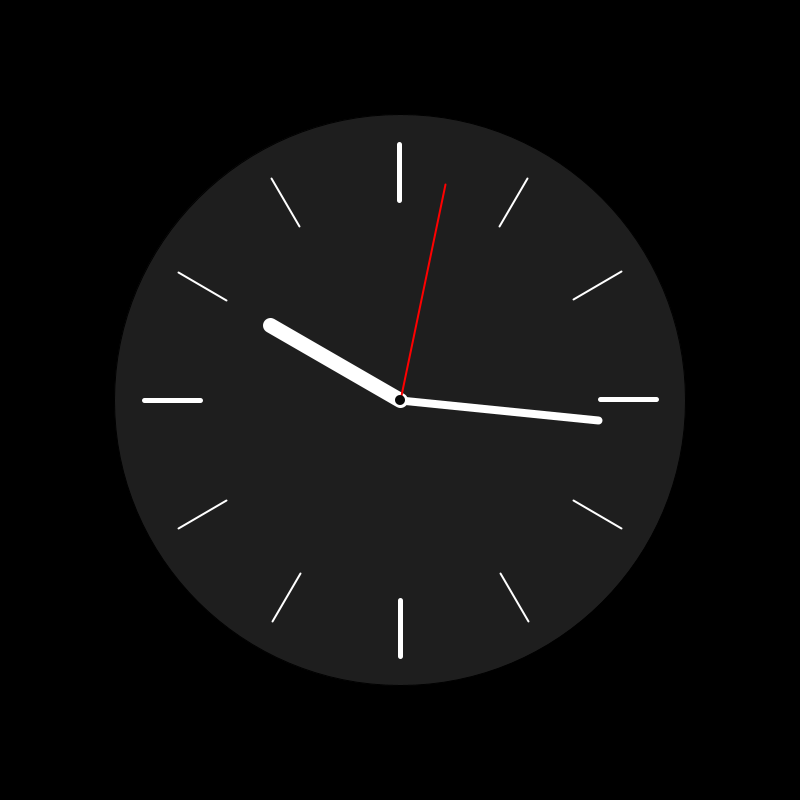
Frame 1 (no input)
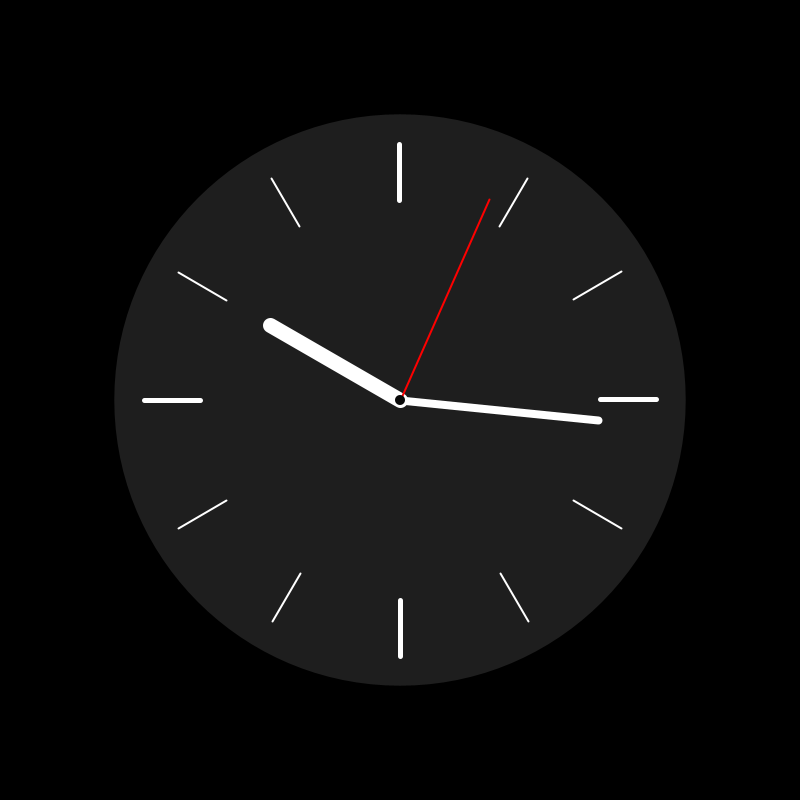
Frame 60 (the mouse pressed at the canvas centre just before this capture)
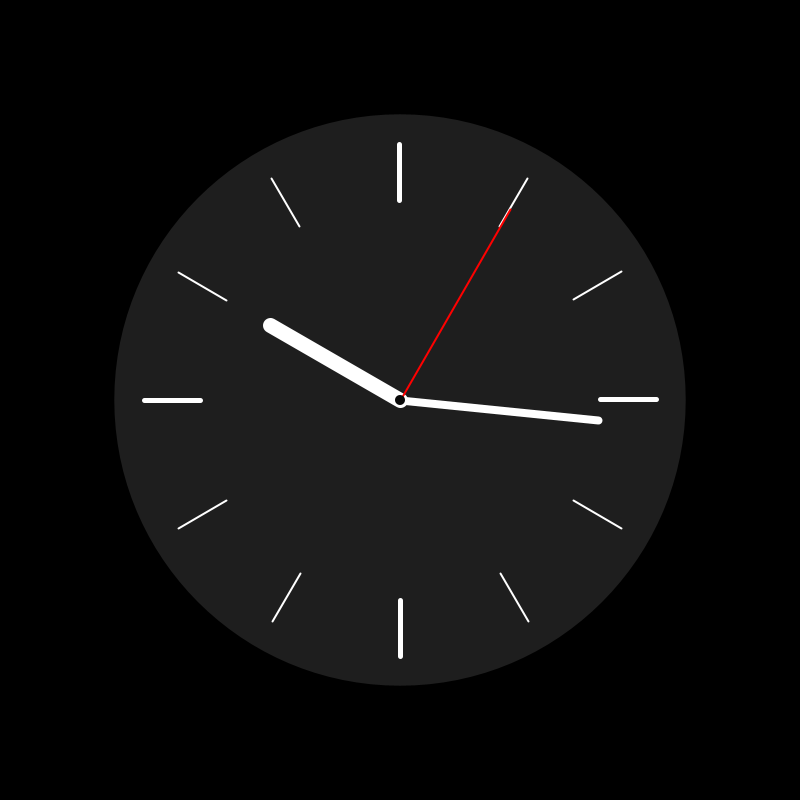
Frame 120 (the mouse held since frame 60 and released just before this capture)

The Processing sketch that drew these frames (run headless with seeded random() and noise(); from frame 60 on, the mouse is pressed at the canvas centre):

// Processing sketch: Reloj_3
// ── Reloj_3.pde
/*
ESTE PROGRAMA CREA EN PANTALLA UN RELOJ ANALOGICO.
*/

// Declaración de variables de tipo punto flotante
float
horas = 0.0,
minutos = 0.0,
segundos = 0.0,
x0 = 0.0,
y0 = 0.0;

void setup(){
  
  size(800,800); // Tamaño de la ventana
  x0 = width / 2; // Coordenadas x del centro de la ventana.
  y0 = height / 2; // Coordenada y del centro de la ventana.
  
}

void draw(){
  
  background(0); // Color de fondo negro.
  fill(30); // Rellenar las figuras de un color gris.
  strokeWeight(1); // Figuras con un grosor de contorno de 1 pixel.
  circle(x0, y0, width/1.4); // Crear un circulo en las coordenadas dadas y con el radio especificado.
  
  /* 
  Las siguientes TRES (3) lineas de codigo, 
  convierten los respectivos intervalos de tiempo
  en grados de la ventana.
  */
  segundos = map(second(), 0, 60, 0, TAU) - TAU/4;
  minutos = map(minute(), 0, 60, 0, TAU) - TAU/4;
  horas = map(hour(), 0, 24, 0, TAU) - TAU/4;
  
  //Patron de líneas
  for (float i = 0; i <=TAU; i+=TAU/12){ // Para i en el intervalo [0, TAU] con pasos de TAU/12...
        
    if( ceil((i - TAU/6) % (TAU/4)) == 1){ // Si i es un multiplo entero de TAU/4...
      
      strokeWeight(5); // Grosor de lineas de 5 pixeles.
    
    }
    
    else{ //sino... 
      
      strokeWeight(2); // Grosor de lineas de 2 pixeles.
    
    }
    
    stroke(255); // color de lineas blanco.
    
    // Construir una linea con base en el los puntos iniciales y finales dados.
    line(
    0.25*width*cos(i)+(width/2), 0.25*height*sin(i)+(height/2), // Punto inicial
    0.32*width*cos(i)+(width/2), 0.32*height*sin(i)+(height/2) // Punto final
    );
    
  }
  
  strokeWeight(8); // Grosor de lineas de 8 pixeles.
  line(x0, y0, x0 + cos(minutos)*200, y0 + sin(minutos)*200);
  
  strokeWeight(15); // Grosor de lineas de 15 pixeles.
  line(x0, y0, x0 + cos(horas)*150, y0 + sin(horas)*150);
  
  stroke(255,0,0); // color de lineas rojo.
  strokeWeight(2); // Grosor de lineas de 2 pixeles.
  line(x0, y0, x0 + cos(segundos)*220, y0 + sin(segundos)*220);
  
  noStroke(); // Sin linea de contorno.
  fill(10); // Rellenar figuras de un tono de gris.
  circle(x0, y0, 10); // Crear un circulo en las coordenadas dadas y con el radio especificado.
  
}
